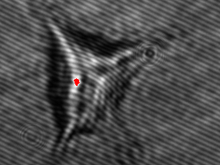
%> input picture Hologram cell.BMP, 220 x 165 px, shrunk from 289 x 217 before the run
$ octave real_off_axis_and_recons_from_fringe.m   (GNU Octave 9; MATLAB toolbox functions it lacks are replaced by stand-ins)
%> lines starting %> are read from the running program, lines starting %| are printed output that depends on the picture; in (x1, y1, x2, y2) boxes, pixels count from 0 and x2, y2 are one past the last pixel; in counts of white or black regions, pixels touching at a corner belong together; the program's own positions count from 1
%% Off-Axis Holography Real & 3D Surface Reconstruction from Fringes
% -------------------------------------------------------------------------


clc; clear; close all;

%% ==== PART 1: Đọc ảnh giao thoa ===
lambda = 632.8e-9; % đơn vị bước sóng (mét)
addpath("C:\Users\admin\Máy tính\Lab thầy Tùng\Tài liệu a Tuân\Ảnh mẫu"); %thư mục chứa ảnh
img_name = "Hologram cell.BMP"  ;
Img_Original = imread(img_name);
%> Img_Original is the input picture: size 165x220x3 uint8; mean R, G, B 76.4, 76.2, 76.2


%% ==== PART 2: Fringe Extraction & 3D Surface Reconstruction ====

% --- 1. Convert to grayscale and binarize ---
% Img_Original = I;
if size(Img_Original, 3) == 3
    grayImg = rgb2gray(Img_Original);
else
    grayImg = Img_Original;
end
img = im2double(grayImg);

figure;
imagesc(grayImg);
title("anh dau vao");
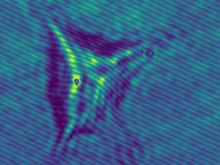
%> displayed picture: size 165x220x3, on the screen's scale of 0 to 255; mean R, G, B 53, 95.8, 136.7

%% Otsu thresholding (invert so fringe = 1, background = 0)
thresh = graythresh(grayImg);
%> thresh = 0.298
BW_Original = ~imbinarize(grayImg, thresh);
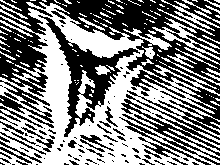
%> BW_Original: size 165x220 logical; 50.8% white; 104 black regions (64 under 20 px), largest, box (x1, y1, x2, y2) and area: (0, 0, 220, 135) 10563, (38, 15, 140, 137) 2686, (119, 94, 220, 165) 1774

% --- 2. Skeletonization (Thinning) ---
changing = 1;
[rows, columns] = size(BW_Original);
%> rows = 165; columns = 220
BW_Thinned = BW_Original;

while changing
    BW_Del = ones(rows, columns);
    changing = 0;
    % Step 1
    for i=2:rows-1
        for j = 2:columns-1
            P = [BW_Thinned(i,j) BW_Thinned(i-1,j) BW_Thinned(i-1,j+1) BW_Thinned(i,j+1) BW_Thinned(i+1,j+1) ...
                 BW_Thinned(i+1,j) BW_Thinned(i+1,j-1) BW_Thinned(i,j-1) BW_Thinned(i-1,j-1) BW_Thinned(i-1,j)];
            if (BW_Thinned(i,j) == 1 && sum(P(2:end-1))<=6 && sum(P(2:end-1)) >=2 && ...
                    P(2)*P(4)*P(6)==0 && P(4)*P(6)*P(8)==0)
                A = 0;
                for k = 2:9
                    if P(k) == 0 && P(k+1)==1
                        A = A+1;
                    end
                end
                if (A==1)
                    BW_Del(i,j)=0;
                    changing = 1;
                end
            end
        end
    end
    BW_Thinned = BW_Thinned.*BW_Del;

    % Step 2
    BW_Del = ones(rows, columns);
    for i=2:rows-1
        for j = 2:columns-1
            P = [BW_Thinned(i,j) BW_Thinned(i-1,j) BW_Thinned(i-1,j+1) BW_Thinned(i,j+1) BW_Thinned(i+1,j+1) ...
                 BW_Thinned(i+1,j) BW_Thinned(i+1,j-1) BW_Thinned(i,j-1) BW_Thinned(i-1,j-1) BW_Thinned(i-1,j)];
            if (BW_Thinned(i,j) == 1 && sum(P(2:end-1))<=6 && sum(P(2:end-1)) >=2 && ...
                    P(2)*P(4)*P(8)==0 && P(2)*P(6)*P(8)==0)
                A = 0;
                for k = 2:9
                    if P(k) == 0 && P(k+1)==1
                        A = A+1;
                    end
                end
                if (A==1)
                    BW_Del(i,j)=0;
                    changing = 1;
                end
            end
        end
    end
    BW_Thinned = BW_Thinned.*BW_Del;
end
%> BW_Del: size 165x220 double; every value is 1
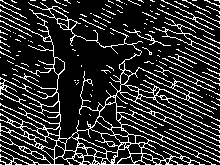
%> BW_Thinned: size 165x220 double; values 0 (black) and 1 (white), 17.9% white in thin lines or dots
%> after the loop, A = 2

BW = BW_Thinned;
vung_chon = BW;

% --- 3. Estimate fringe orientation using Hough Transform ---
[H, theta, rho] = hough(vung_chon);
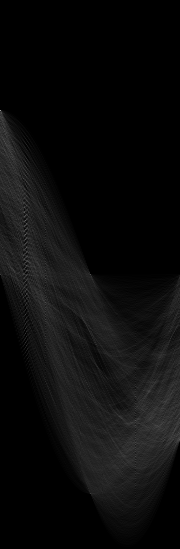
%> H: size 549x180 double; min 0, max 156, mean 11.8
%> theta = 180 values from -90 to 89; rho = 549 values from -274 to 274
P = houghpeaks(H, 5);
%> P = [111 1; 221 26; 235 26; 248 27; 213 25]
lines = houghlines(vung_chon, theta, rho, P);
%> lines = 6 lines; point1 to point2 (x, y): (1, 165) to (216, 165), (82, 98) to (220, 163), (83, 105) to (216, 165), (111, 96) to (220, 147), (112, 85) to (220, 138), (14, 75) to (59, 95)

%% Compute average fringe angle
avg_angle = mean([lines.theta]);
%> avg_angle = -69.33
goc_vuong_goc = avg_angle + 90; % Perpendicular direction to fringes
%> goc_vuong_goc = 20.67

[H, W] = size(vung_chon);
%> H = 165; W = 220
x_center = W / 2;
%> x_center = 110
y_center = H / 2;
%> y_center = 82.5
slope = tand(goc_vuong_goc);
%> slope = 0.377
x1 = 1; x2 = W;
%> after `x2 = W`: x2 = 220
y1 = y_center + slope * (x1 - x_center);
%> y1 = 41.38
y2 = y_center + slope * (x2 - x_center);
%> y2 = 124

%% --- 4. Visualize skeletonized and rotated fringes ---
% Rotate binary fringe image so fringes are nearly vertical
angle_deg = -90 + goc_vuong_goc;
%> angle_deg = -69.33
BW_rotated = imrotate(BW, angle_deg, 'bilinear', 'crop');
BW_rotated = BW_rotated(50:end-50, 50:end-50); % Crop border
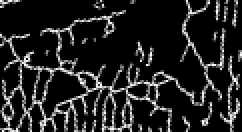
%> BW_rotated: size 66x121 double (shown 2 times larger); min 0, max 1, mean 0.132
BW_rotated = BW; %nếu không xoay
figure('Name', 'Skeletonized and Rotated Fringes');
imshow(BW_rotated);
title('Skeletonized Fringes (Rotated, Cropped)');
hold on;

% Find boundaries and label each fringe
[B,L] = bwboundaries(BW_rotated, 'noholes');
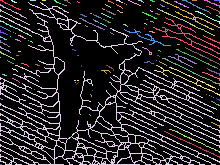
%> L: size 165x220 double; 123 distinct labels, from 0 to 122; one colour per label, 0 black
%> B = 122 boundaries; largest, box (x1, y1, x2, y2) and points: (0, 2, 220, 165) 3758, (153, 17, 220, 60) 375, (154, 65, 220, 96) 256, (161, 0, 220, 30) 195, (124, 29, 171, 46) 132
for k = 1:length(B)
    boundary = B{k};
    c = mean(boundary(:,2));  % centroid x
    r = mean(boundary(:,1));  % centroid y
    text(c, r, num2str(k), 'Color','yellow','FontSize',12,'FontWeight','bold');
end
%> this loop made 122 passes
%> (c, r) on passes 1, 2, 3, 4, 5, 6, 7, 8, 9, 10, 11, 15: (10.76, 5.56), (13.52, 11.89), (14.79, 17.72), (104.5, 108.1), (16.02, 28.7), (5.76, 29.14), (3.72, 33.28), (3.57, 38.64), (4.68, 44.14), (5.55, 49.95), (7.53, 56.03), (4.78, 75.44)
%> (boundary, c, r) on passes 12, 13, 14, 17, 21, 22: ([58 1; 58 1], 1, 58), ([99 1; 100 2; 100 3; 100 2; 99 1], 1.8, 99.6), ([165 1; 165 2; 165 1], 1.33, 165), ([37 11; 37 11], 11, 37), ([33 14; 33 14], 14, 33), ([34 16; 34 16], 16, 34)
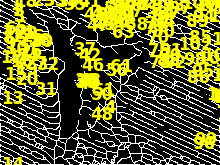
%> figure redrawn from the program's plot data; its title reads 'Skeletonized Fringes (Rotated, Cropped)'
hold off;

% --- 5. Reconstruct 3D surface from fringes ---
lambda = 632.8e-9; % Wavelength used above
khoang_cach_van = (lambda / 2)/cosd(abs(avg_angle)); % Fringe-to-height mapping
%> khoang_cach_van = 8.96e-07

BW = BW_rotated;
L = bwlabel(BW);
num_labels = max(L(:));
%> num_labels = 122
X = []; Y = []; Z = [];

for i = 1:num_labels
    [y, x] = find(L == i);
    z = ones(size(x)) * (i-1) * khoang_cach_van;
    X = [X; x];
    Y = [Y; y];
    Z = [Z; z];
end
%> this loop made 122 passes
%> (y, x) on passes 6, 7, 8, 9, 10, 12: ([27; 27; 28; 28; 29; 29; 30; 30; 31; 31; 32], [1; 2; 3; 4; 5; 6; 7; 8; 9; 10; 11]), ([31; 32; 33; 33; 33; 33; 34; 34; 34; 35; 35], [1; 1; 1; 2; 3; 4; 4; 5; 6; 7; 8]), ([37; 38; 38; 38; 39; 39; 40; 40; 40], [1; 1; 2; 3; 4; 5; 5; 6; 7]), ([41; 42; 43; 43; 43; 44; 44; 45; 45; 45; 46; 47; 47], [1; 1; 1; 2; 3; 4; 5; 5; 6; 7; 8; 9; 10]), ([47; 48; 48; 49; 49; 49; 50; 50; 51; 51; 51; 52; 52; 53], [1; 1; 2; 2; 3; 4; 5; 6; 7; 8; 9; 9; 10; 11]), (58, 1)
%> y on passes 56, 60: [71; 71; 71; 71; 72; 71; 73; 71; 74; 71; 71; 72; 73], [11; 12; 12; 12; 13; 13; 13; 14; 14; 14; 15; 15; 15]
%> after the loop, X = 6493 values, max 220 at index 4703, min 1 at index 1, mean 114; Y = 6493 values, max 165 at index 252, min 1 at index 1, mean 93.14; Z = 6493 values from 0 to 0.000108

%% Interpolate to get a smooth 3D surface
[xq, yq] = meshgrid(1:size(BW,2), 1:size(BW,1));
%> (the run ends here)
